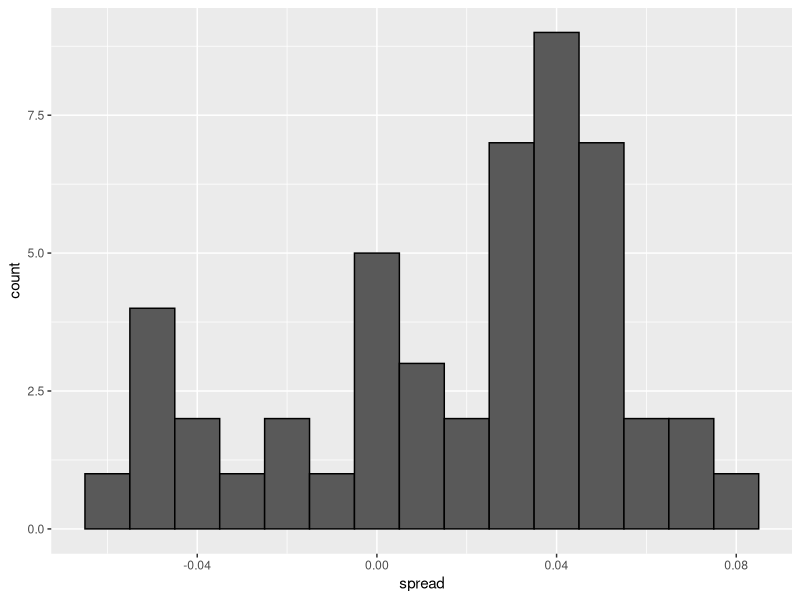
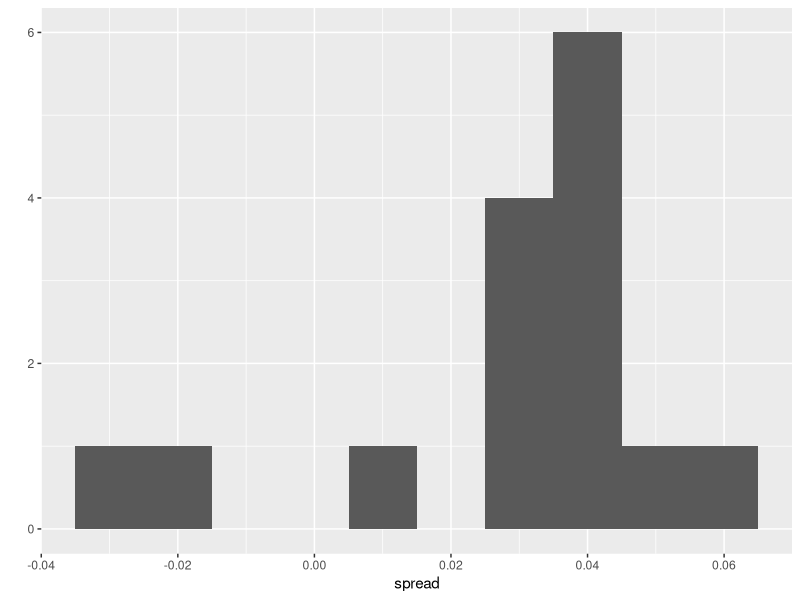
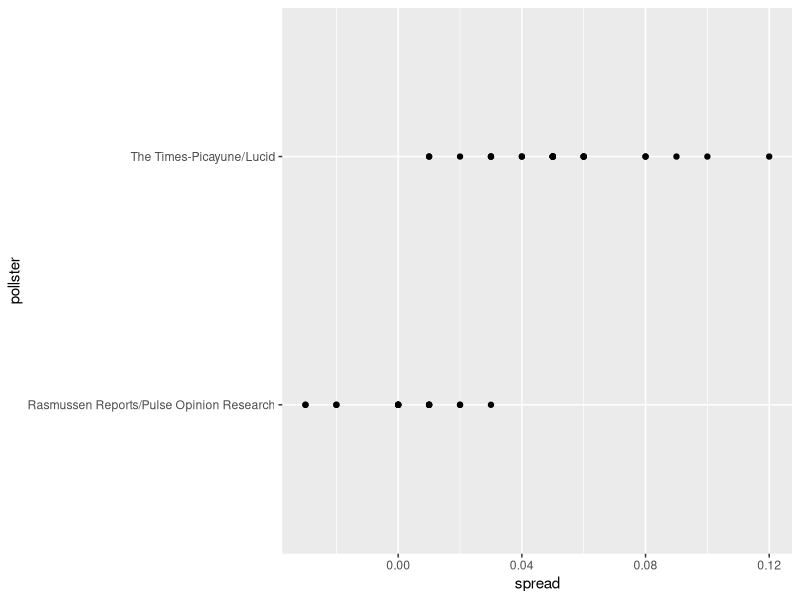

Write R code to recreate these figures, in order.
## ---- chunk 1
library(tidyverse)
library(dslabs)
d <- 0.039
Ns <- c(1298, 533, 1342, 897, 774, 254, 812, 324, 1291, 1056, 2172, 516)
p <- (d + 1) / 2

polls <- map_df(Ns, function(N) {
  x <- sample(c(0,1), size=N, replace=TRUE, prob=c(1-p, p))
  x_hat <- mean(x)
  se_hat <- sqrt(x_hat * (1 - x_hat) / N)
  list(estimate = 2 * x_hat - 1, 
    low = 2*(x_hat - 1.96*se_hat) - 1, 
    high = 2*(x_hat + 1.96*se_hat) - 1,
    sample_size = N)
}) %>% mutate(poll = seq_along(Ns))
## ---- chunk 2
sum(polls$sample_size)
## ---- chunk 3
d_hat <- polls %>% 
  summarize(avg = sum(estimate*sample_size) / sum(sample_size)) %>% 
  pull(avg)
## ---- chunk 4
data(polls_us_election_2016)
## ---- chunk 5
polls <- polls_us_election_2016 %>% 
  filter(state == "U.S." & enddate >= "2016-10-31" & (grade %in% c("A+","A","A-","B+") | is.na(grade)))
## ---- chunk 6
polls <- polls %>% 
  mutate(spread = rawpoll_clinton/100 - rawpoll_trump/100)
## ---- chunk 7
d_hat <- polls %>% 
  summarize(d_hat = sum(spread * samplesize) / sum(samplesize)) %>% 
  pull(d_hat)
## ---- chunk 8
p_hat <- (d_hat+1)/2 
moe <- 1.96 * 2 * sqrt(p_hat * (1 - p_hat) / sum(polls$samplesize))
moe
## ---- chunk 9
polls %>%
  ggplot(aes(spread)) +
  geom_histogram(color="black", binwidth = .01)
## ---- chunk 10
polls %>% group_by(pollster) %>% summarize(n())
## ---- chunk 11
polls %>% group_by(pollster) %>% 
  filter(n() >= 6) %>%
  summarize(se = 2 * sqrt(p_hat * (1-p_hat) / median(samplesize)))
## ---- chunk 12
one_poll_per_pollster <- polls %>% group_by(pollster) %>% 
  filter(enddate == max(enddate)) %>%
  ungroup()
## ---- chunk 13
qplot(spread, data = one_poll_per_pollster, binwidth = 0.01)
## ---- chunk 14
sd(one_poll_per_pollster$spread)
## ---- chunk 15
results <- one_poll_per_pollster %>% 
  summarize(avg = mean(spread), 
            se = sd(spread) / sqrt(length(spread))) %>% 
  mutate(start = avg - 1.96 * se, 
         end = avg + 1.96 * se) 
round(results * 100, 1)
## ---- chunk 16
library(dslabs)
data(heights)
x <- heights %>% filter(sex == "Male") %>%
  pull(height)
## ---- chunk 17
mean(x)
sd(x)
## ---- chunk 18
N <- 50
x_sam <- sample(x, N, replace = TRUE)
x_hat <- mean(x_sam)
x_hat
sd(x)/sqrt(N)
## ---- chunk 19
sqrt(sum((sample(x, N, replace = FALSE)- x_sam)^2)/(N-1))
## ---- chunk 20
s <- sqrt(sum((sample(x, N, replace = FALSE)- x_sam)^2)/(N-1))

c(x_hat + 1.96 * s, x_hat - 1.96 * s) 
## ---- chunk 21
B <- 10000
N <- 50
simul <- replicate(B, c(x_hat + 1.96 * s, x_hat - 1.96 * s) )

ifelse(mean(x) <simul[1,] & mean(x) > simul[2,], 1)
## ---- chunk 22
data(polls_us_election_2016)
polls <- polls_us_election_2016 %>% 
  filter(pollster %in% c("Rasmussen Reports/Pulse Opinion Research",
                         "The Times-Picayune/Lucid") &
           enddate >= "2016-10-15" &
           state == "U.S.") %>% 
  mutate(spread = rawpoll_clinton/100 - rawpoll_trump/100) 

## ---- chunk 23
ggplot(polls, aes(spread, pollster)) + geom_point()
## ---- chunk 24
polls %>% 
  filter(pollster=="Rasmussen Reports/Pulse Opinion Research") %>% 
  summarize(N_1 = n())
## ---- chunk 25
polls <- polls_us_election_2016 %>% 
  filter(enddate >= "2016-10-15" &
           state == "U.S.") %>%
  group_by(pollster) %>%
  filter(n() >= 5) %>% 
  mutate(spread = rawpoll_clinton/100 - rawpoll_trump/100) %>%
  ungroup()
